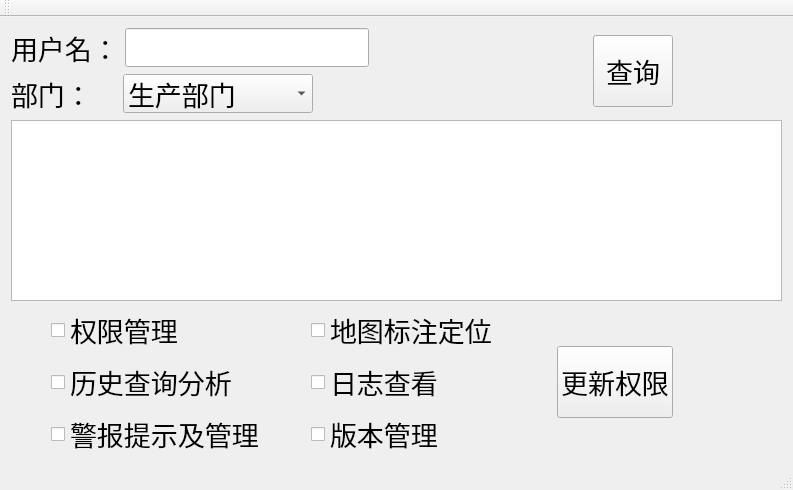
<?xml version="1.0" encoding="UTF-8"?>
<ui version="4.0">
 <class>PermissionManagementModel</class>
 <widget class="QMainWindow" name="PermissionManagementModel">
  <property name="geometry">
   <rect>
    <x>0</x>
    <y>0</y>
    <width>793</width>
    <height>490</height>
   </rect>
  </property>
  <property name="windowTitle">
   <string>PermissionManagementModel</string>
  </property>
  <widget class="QWidget" name="centralWidget">
   <layout class="QGridLayout" name="gridLayout_4">
    <item row="0" column="0">
     <layout class="QGridLayout" name="gridLayout_3">
      <item row="1" column="0">
       <widget class="QTableView" name="tableView">
        <property name="sizePolicy">
         <sizepolicy hsizetype="Expanding" vsizetype="Ignored">
          <horstretch>0</horstretch>
          <verstretch>4</verstretch>
         </sizepolicy>
        </property>
       </widget>
      </item>
      <item row="2" column="0">
       <layout class="QHBoxLayout" name="horizontalLayout">
        <item>
         <layout class="QGridLayout" name="gridLayout">
          <item row="0" column="1">
           <widget class="QCheckBox" name="checkBox">
            <property name="font">
             <font>
              <pointsize>20</pointsize>
             </font>
            </property>
            <property name="text">
             <string>权限管理</string>
            </property>
           </widget>
          </item>
          <item row="1" column="0">
           <spacer name="horizontalSpacer_2">
            <property name="orientation">
             <enum>Qt::Horizontal</enum>
            </property>
            <property name="sizeHint" stdset="0">
             <size>
              <width>40</width>
              <height>20</height>
             </size>
            </property>
           </spacer>
          </item>
          <item row="1" column="2">
           <spacer name="horizontalSpacer_4">
            <property name="orientation">
             <enum>Qt::Horizontal</enum>
            </property>
            <property name="sizeHint" stdset="0">
             <size>
              <width>40</width>
              <height>20</height>
             </size>
            </property>
           </spacer>
          </item>
          <item row="1" column="3">
           <widget class="QCheckBox" name="checkBox_5">
            <property name="font">
             <font>
              <pointsize>20</pointsize>
             </font>
            </property>
            <property name="text">
             <string>日志查看</string>
            </property>
           </widget>
          </item>
          <item row="1" column="1">
           <widget class="QCheckBox" name="checkBox_2">
            <property name="font">
             <font>
              <pointsize>20</pointsize>
             </font>
            </property>
            <property name="text">
             <string>历史查询分析</string>
            </property>
           </widget>
          </item>
          <item row="0" column="3">
           <widget class="QCheckBox" name="checkBox_4">
            <property name="font">
             <font>
              <pointsize>20</pointsize>
             </font>
            </property>
            <property name="text">
             <string>地图标注定位</string>
            </property>
           </widget>
          </item>
          <item row="2" column="1">
           <widget class="QCheckBox" name="checkBox_3">
            <property name="font">
             <font>
              <pointsize>20</pointsize>
             </font>
            </property>
            <property name="text">
             <string>警报提示及管理</string>
            </property>
           </widget>
          </item>
          <item row="2" column="3">
           <widget class="QCheckBox" name="checkBox_6">
            <property name="font">
             <font>
              <pointsize>20</pointsize>
             </font>
            </property>
            <property name="text">
             <string>版本管理</string>
            </property>
           </widget>
          </item>
         </layout>
        </item>
        <item>
         <spacer name="horizontalSpacer_3">
          <property name="orientation">
           <enum>Qt::Horizontal</enum>
          </property>
          <property name="sizeHint" stdset="0">
           <size>
            <width>40</width>
            <height>20</height>
           </size>
          </property>
         </spacer>
        </item>
        <item>
         <widget class="QPushButton" name="pushButton_update_permission">
          <property name="sizePolicy">
           <sizepolicy hsizetype="Fixed" vsizetype="Fixed">
            <horstretch>0</horstretch>
            <verstretch>0</verstretch>
           </sizepolicy>
          </property>
          <property name="minimumSize">
           <size>
            <width>0</width>
            <height>72</height>
           </size>
          </property>
          <property name="font">
           <font>
            <pointsize>20</pointsize>
           </font>
          </property>
          <property name="text">
           <string>更新权限</string>
          </property>
         </widget>
        </item>
        <item>
         <spacer name="horizontalSpacer_5">
          <property name="orientation">
           <enum>Qt::Horizontal</enum>
          </property>
          <property name="sizeType">
           <enum>QSizePolicy::Fixed</enum>
          </property>
          <property name="sizeHint" stdset="0">
           <size>
            <width>109</width>
            <height>20</height>
           </size>
          </property>
         </spacer>
        </item>
       </layout>
      </item>
      <item row="0" column="0">
       <layout class="QGridLayout" name="gridLayout_2">
        <item row="0" column="1" rowspan="2">
         <widget class="QPushButton" name="pushButton_search_permission">
          <property name="minimumSize">
           <size>
            <width>0</width>
            <height>72</height>
           </size>
          </property>
          <property name="font">
           <font>
            <pointsize>20</pointsize>
           </font>
          </property>
          <property name="text">
           <string>查询</string>
          </property>
         </widget>
        </item>
        <item row="0" column="0">
         <layout class="QHBoxLayout" name="horizontalLayout_2">
          <item>
           <widget class="QLabel" name="label">
            <property name="font">
             <font>
              <pointsize>20</pointsize>
             </font>
            </property>
            <property name="text">
             <string>用户名：</string>
            </property>
           </widget>
          </item>
          <item>
           <widget class="QLineEdit" name="lineEdit">
            <property name="font">
             <font>
              <pointsize>20</pointsize>
             </font>
            </property>
           </widget>
          </item>
          <item>
           <spacer name="horizontalSpacer_6">
            <property name="orientation">
             <enum>Qt::Horizontal</enum>
            </property>
            <property name="sizeHint" stdset="0">
             <size>
              <width>40</width>
              <height>20</height>
             </size>
            </property>
           </spacer>
          </item>
         </layout>
        </item>
        <item row="1" column="0">
         <layout class="QHBoxLayout" name="horizontalLayout_3">
          <property name="spacing">
           <number>31</number>
          </property>
          <item>
           <widget class="QLabel" name="label_2">
            <property name="font">
             <font>
              <pointsize>20</pointsize>
             </font>
            </property>
            <property name="text">
             <string>部门：</string>
            </property>
           </widget>
          </item>
          <item>
           <widget class="QComboBox" name="comboBox">
            <property name="font">
             <font>
              <pointsize>20</pointsize>
             </font>
            </property>
            <item>
             <property name="text">
              <string>生产部门</string>
             </property>
            </item>
            <item>
             <property name="text">
              <string>工程部门</string>
             </property>
            </item>
            <item>
             <property name="text">
              <string>质量控制部门</string>
             </property>
            </item>
            <item>
             <property name="text">
              <string>销售部门</string>
             </property>
            </item>
            <item>
             <property name="text">
              <string>采购部门</string>
             </property>
            </item>
            <item>
             <property name="text">
              <string>新建项目</string>
             </property>
            </item>
            <item>
             <property name="text">
              <string>研发部门</string>
             </property>
            </item>
            <item>
             <property name="text">
              <string>行政人事部门</string>
             </property>
            </item>
           </widget>
          </item>
          <item>
           <spacer name="horizontalSpacer">
            <property name="orientation">
             <enum>Qt::Horizontal</enum>
            </property>
            <property name="sizeHint" stdset="0">
             <size>
              <width>40</width>
              <height>20</height>
             </size>
            </property>
           </spacer>
          </item>
         </layout>
        </item>
        <item row="0" column="2">
         <spacer name="horizontalSpacer_7">
          <property name="orientation">
           <enum>Qt::Horizontal</enum>
          </property>
          <property name="sizeType">
           <enum>QSizePolicy::Fixed</enum>
          </property>
          <property name="sizeHint" stdset="0">
           <size>
            <width>109</width>
            <height>20</height>
           </size>
          </property>
         </spacer>
        </item>
       </layout>
      </item>
     </layout>
    </item>
   </layout>
  </widget>
  <widget class="QMenuBar" name="menuBar">
   <property name="geometry">
    <rect>
     <x>0</x>
     <y>0</y>
     <width>793</width>
     <height>23</height>
    </rect>
   </property>
  </widget>
  <widget class="QToolBar" name="mainToolBar">
   <attribute name="toolBarArea">
    <enum>TopToolBarArea</enum>
   </attribute>
   <attribute name="toolBarBreak">
    <bool>false</bool>
   </attribute>
  </widget>
  <widget class="QStatusBar" name="statusBar"/>
 </widget>
 <layoutdefault spacing="6" margin="11"/>
 <resources/>
 <connections/>
</ui>
